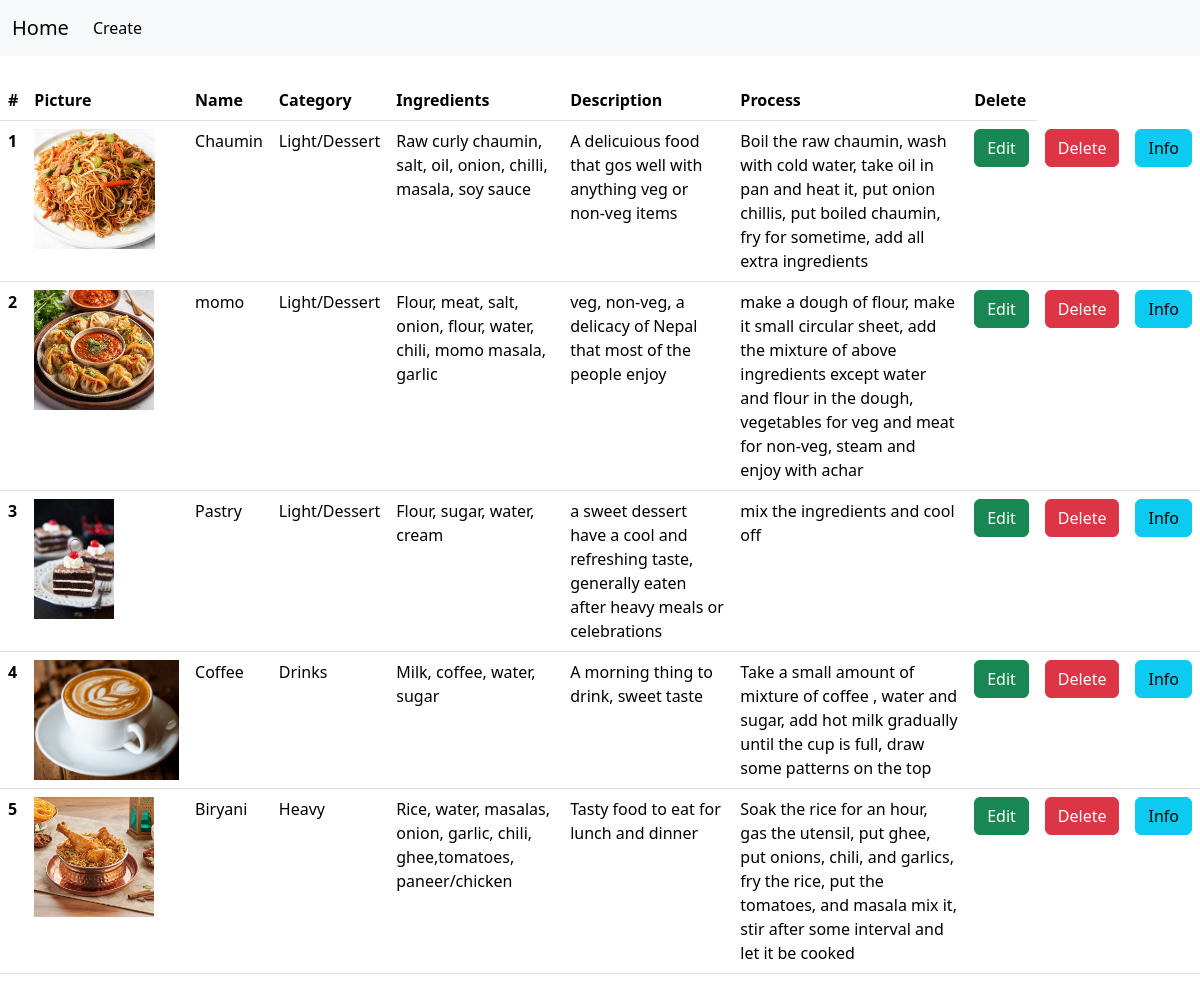
The page / on the database its author committed.
### base/models.py (models this page shows)
class Recipe(models.Model):
    picture=models.ImageField( height_field=None, width_field=None, max_length=None, blank=True, null=True)
    name=models.CharField(max_length=30)
    category=models.CharField(max_length=30)
    description=models.TextField()
    ingredients=models.CharField(max_length=100)
    process=models.TextField()

### base/views.py (the view)
# urls.py: 2. Add a URL to urlpatterns:  path('', views.home, name='home')
def home(request):
   Recipe_objs=Recipe.objects.all()
   content={'Recipes':Recipe_objs}
   return render( request,'index.html',context=content)

### base/templates/index.html (shortened to what this page needs)
<!DOCTYPE html>
{% block start %}
<html>
    <head>
        <link rel="stylesheet" href="">
    </head>
    <form method="POST">
    <link href="https://cdn.jsdelivr.net/npm/bootstrap@5.3.3/dist/css/bootstrap.min.css" rel="stylesheet">
    <script src="https://cdn.jsdelivr.net/npm/bootstrap@5.3.3/dist/js/bootstrap.bundle.min.js"></script>    <body>
      {% include 'navbar.html' %}
            <table class="table">
                <thead>
                  <tr>
                    <th scope="col">#</th>
                    <th scope="col">Picture</th>
                    <th scope="col">Name</th>
                    <th scope="col">Category</th>
                    <th scope="col">Ingredients</th><br>
                    <th scope="col">Description</th>
                    <th scope="col">Process</th>
                    <th scope="col">Delete</th>
                </tr>
                </thead>
                {% for Recipe in Recipes %}
                <tbody>
                  <tr>
                    <th scope="row">{{forloop.counter}}</th>
                    <td><img src="/media/{{Recipe.picture}}" style="height :120px"></td>
                    <td>{{Recipe.name}}</td>
                    <td>{{Recipe.category}}</td>
                    <td>{{Recipe.ingredients}}</td>
                    <td> {{Recipe.description}}</td>
                    <td> {{Recipe.process}}</td>
                    <td> <a href="{% url 'edit' pk=Recipe.id %}"><button type="button" class="btn btn-success">Edit</button></a></td>
                    <td> <a href="{% url 'delete' pk=Recipe.id %}"><button type="button" class="btn btn-danger">Delete</button></td>
                    <td> <a href="{% url 'details' pk=Recipe.id %}"><button type="button" class="btn btn-info">Info</button></td>
                  </tr>
                </tbody>
                {% endfor %}
              </table>
    </body>
    </html>
    {% endblock %}

### base/templates/navbar.html (shortened to what this page needs)
<nav class="navbar navbar-expand-lg bg-body-tertiary">
    <div class="container-fluid">
      <a class="navbar-brand" href="{% url 'home' %}">Home</a>
      <div class="collapse navbar-collapse" id="navbarText">
        <ul class="navbar-nav me-auto mb-2 mb-lg-0">
          <li class="nav-item">
            <a class="nav-link active" aria-current="page" href="{% url 'create' %}">Create</a>
        </ul>
      </div>
    </div>
  </nav>

### rows shown on the page
Recipe: picture (picture), name "Chaumin", category "Light/Dessert", ingredients "Raw curly chaumin, salt, oil, onion, chilli, masala, soy sauce", description "A delicuious food that gos well with anything veg or non-veg items", process "Boil the raw chaumin, wash with cold water, take oil in pan and heat it, put onion chillis, put boiled chaumin, fry for sometime, add all extra ingredients"
Recipe: picture (picture), name "momo", category "Light/Dessert", ingredients "Flour, meat, salt, onion, flour, water, chili, momo masala, garlic", description "veg, non-veg, a delicacy of Nepal that most of the people enjoy", process "make a dough of flour, make it small circular sheet, add the mixture of above ingredients except water and flour in the dough, vegetables for veg and meat for non-veg, steam and enjoy with achar"
Recipe: picture (picture), name "Pastry", category "Light/Dessert", ingredients "Flour, sugar, water, cream", description "a sweet dessert have a cool and refreshing taste, generally eaten after heavy meals or celebrations", process "mix the ingredients and cool off"
Recipe: picture (picture), name "Coffee", category "Drinks", ingredients "Milk, coffee, water, sugar", description "A morning thing to drink, sweet taste", process "Take a small amount of mixture of coffee , water and sugar, add hot milk gradually until the cup is full, draw some patterns on the top"
Recipe: picture (picture), name "Biryani", category "Heavy", ingredients "Rice, water, masalas, onion, garlic, chili, ghee,tomatoes, paneer/chicken", description "Tasty food to eat for lunch and dinner", process "Soak the rice for an hour, gas the utensil, put ghee, put onions, chili, and garlics, fry the rice, put the tomatoes, and masala mix it, stir after some interval and let it be cooked"
